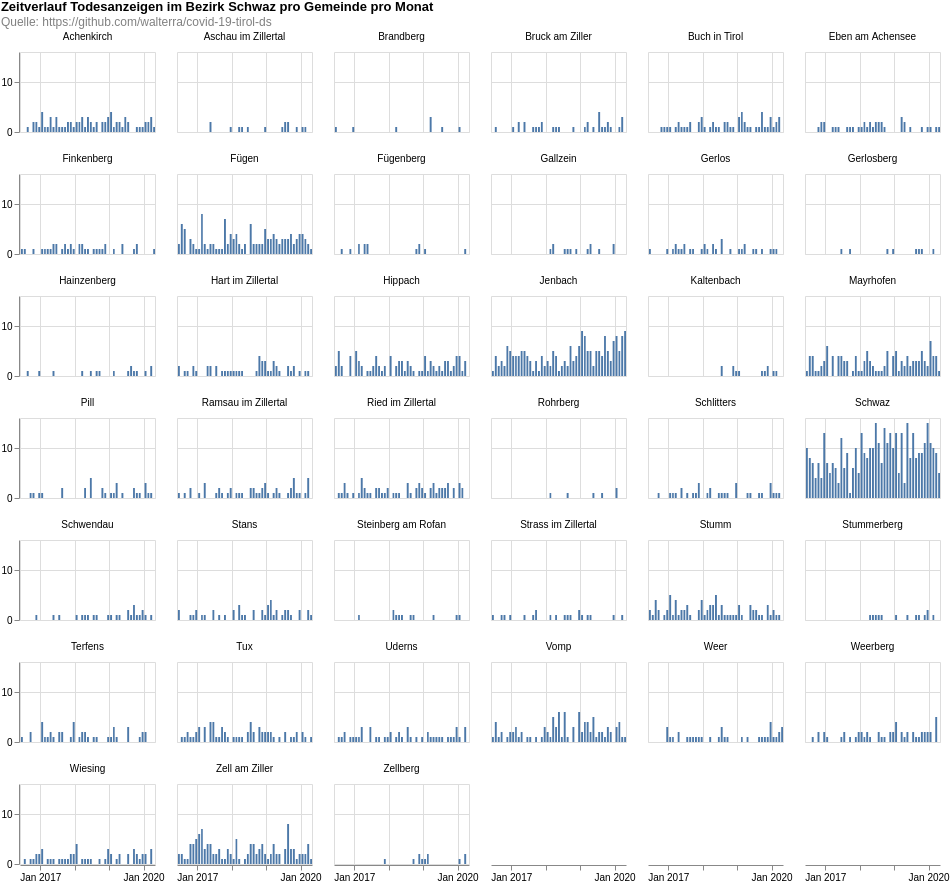

Source (Vega-Lite JSON):
### Vega-Lite specification from a JSON file in a GitHub repository (floating-point values rounded to 4 significant figures; data arrays with more than 128 entries replaced by an {"elided": "..."} marker saying what was removed)
{"$schema": "https://vega.github.io/schema/vega-lite/v4.8.1.json", "columns": 6, "config": {"view": {"continuousHeight": 300, "continuousWidth": 400}}, "data": {"name": "data-adf17cdcbb54e0d6d2a8cc5f87bfeb38"}, "datasets": {"data-adf17cdcbb54e0d6d2a8cc5f87bfeb38": {"elided": "2135 records"}}, "facet": {"field": "municipaly", "title": null, "type": "nominal"}, "padding": 0, "spec": {"layer": [{"encoding": {"tooltip": [{"field": "date", "timeUnit": "yearmonth", "type": "temporal"}, {"aggregate": "sum", "field": "count", "type": "quantitative"}], "x": {"field": "date", "timeUnit": "yearmonth", "title": null, "type": "temporal"}, "y": {"aggregate": "sum", "field": "count", "title": null, "type": "quantitative"}}, "height": 80, "mark": "bar", "width": 135}]}, "title": {"color": "black", "subtitle": ["Quelle: https://github.com/walterra/covid-19-tirol-ds"], "subtitleColor": "gray", "text": ["Zeitverlauf Todesanzeigen im Bezirk Schwaz pro Gemeinde pro Monat"]}}
